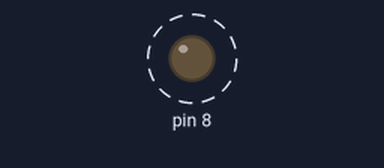
Recording of a sketch running on a simulated Arduino Uno, built with avr-gcc and run on an emulated ATmega328P. On the bench: output pins drawn as LEDs (lit = HIGH). Dashed ring = blinking. Pins used as bus, display or sensor lines are not drawn.

Above: at 0.15 s.
Timing chart, 0 to 3.0 s (numbered marks = the images above):
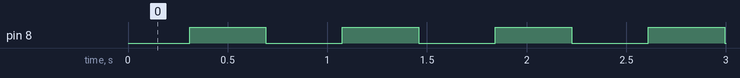

Measured:
- by itself, pin 8: alternates HIGH for 0.38 s and LOW for 0.38 s

The sketch:

chewing_stepper.ino
```cpp
/*
 * This sketch controls the stepper motor which moves the
 * lower jaw of the mouth model as seen in the video posted
 * in the README. The motor is driven by a Big Easy driver
 * board from SparkFun, Arduino R3, and a 15v power adapter.
 * This sketch was modeled off of Brian Schmalz' Easy Driver
 * example from his website.
 */

int Distance = 0;  // Record the number of steps we've taken
// control speed of chewing, in between steps
int jawSpeedUp = 300;
int jawSpeedDown = 100;
// control speed of pause at top and bottom of chew
int pauseTime = 75;

void setup() {
  pinMode(8, OUTPUT);
  pinMode(9, OUTPUT);
  digitalWrite(8, LOW);
  digitalWrite(9, LOW);
}

void loop() {
  // alternate step pin high/low at default 16th stepping
  digitalWrite(9, HIGH);
  delayMicroseconds(jawSpeedUp);
  digitalWrite(9, LOW);
  delayMicroseconds(jawSpeedDown);
  Distance = Distance + 1;   // record this step

  // Check to see if we are at the end of move up/down
  if (Distance == 750)
  {
    // Reverse direction; invert DIR signal, move down
    if (digitalRead(8) == LOW)
    {
      digitalWrite(8, HIGH);
    }
    // chew upwards
    else
    {
      digitalWrite(8, LOW);
    }
    // Reset our distance back to zero
    Distance = 0;
    // Pause at top and bottom of chew
    delay(pauseTime);
  }
}
```
